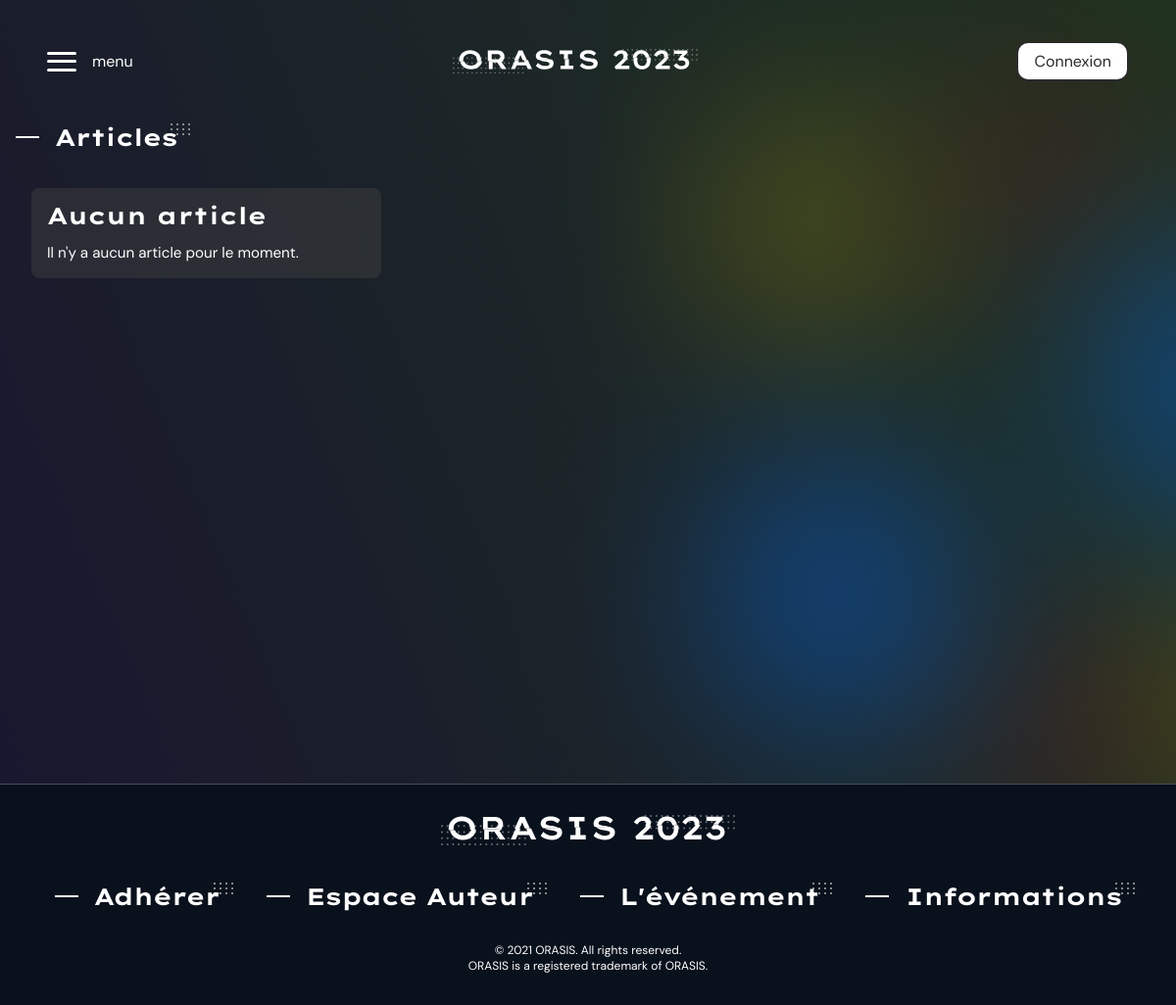
Page /articles on the earlier database version.
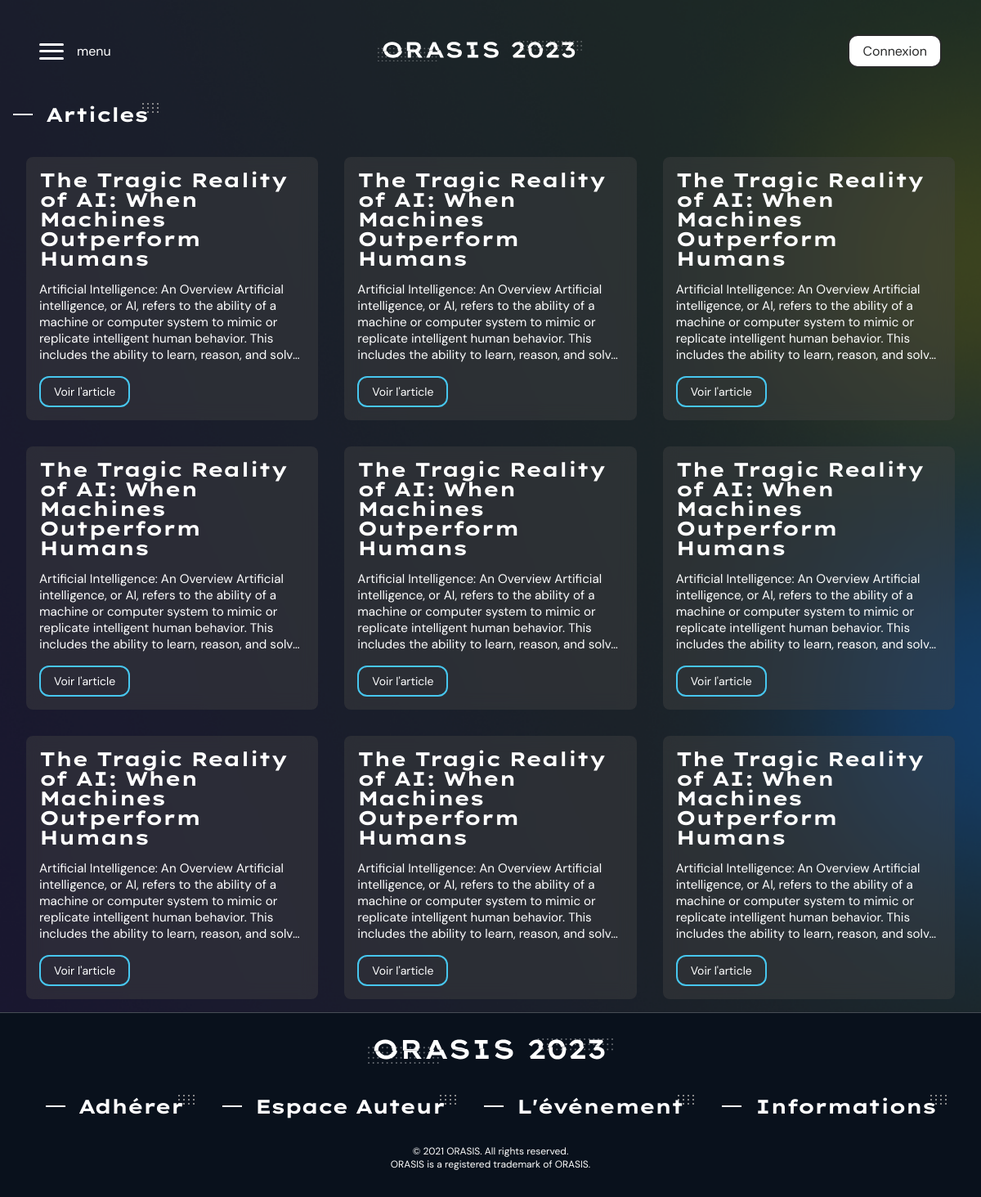
Same page on the later database version.
### tables this page shows
CREATE TABLE IF NOT EXISTS `written` (
  `writtenId` int NOT NULL AUTO_INCREMENT,
  `writtenDate` datetime NOT NULL DEFAULT CURRENT_TIMESTAMP,
  `writtenUserId` int NOT NULL,
  `writtenArticleId` int NOT NULL,
  `writtenStatus` varchar(32) NOT NULL DEFAULT 'pending',
  PRIMARY KEY (`writtenId`),
  KEY `written_by` (`writtenUserId`),
  KEY `written_article` (`writtenArticleId`)
);

CREATE TABLE IF NOT EXISTS `articles` (
  `articleId` int NOT NULL AUTO_INCREMENT,
  `articleTitle` varchar(512) NOT NULL,
  `articleText` text NOT NULL,
  PRIMARY KEY (`articleId`)
);

### articles.php (the view, shortened to what this page needs)
<?php
include_once 'config/config.php';
?>
<!DOCTYPE html>
<html lang="fr">
<head>
    <link rel=" stylesheet" href="assets/style/style.css" />
</head>
<body id="articles_body">
    <?php include_once 'assets/includes/_navbar.php' ?>
    <div class="container">
        <h1>Articles</h1>
        <br>
        <?php
        $sql = "SELECT * FROM articles, written WHERE articles.articleId = written.writtenArticleId AND written.writtenStatus = 'published'";
        $stmt = $pdo->prepare($sql);
        $stmt->execute();
        $articles = $stmt->fetchAll(PDO::FETCH_ASSOC);
        ?>
        <div class="articles_grid">
            <?php
            if (!empty($articles)) {
                for ($i = 0; $i < 9; $i++) {
                    foreach ($articles as $article) {
                        echo '<div class="card">';
                        echo '<div class="card-body">';
                        echo '<h5 class="card-title">' . $article['articleTitle'] . '</h5>';
                        echo '<div class="card-text">' . $article['articleText'] . '</div>';
                        echo '<a href="article?id=' . $article['articleId'] . '" class="btn btn-primary card-link">Voir l\'article</a>';
                        echo '</div>';
                        echo '</div>';
                    }
                }
            } else {
                echo '<div class="card">';
                echo '<div class="card-body">';
                echo '<h5 class="card-title">Aucun article</h5>';
                echo '<p class="card-text">Il n\'y a aucun article pour le moment.</p>';
                echo '</div>';
                echo '</div>';
            }
            ?>
        </div>
    </div>
</body>
</html>

### assets/includes/_navbar.php (shortened to what this page needs)
<div class="landing-header">
  <div class="landing-header-container">
    <div id="menu-button" class="landing-button-left">
      <div class="burger-menu"><span></span><span></span><span></span></div>
      <span data-modal="#main-menu" id="modal-button">menu</span>
    </div>
    <a href="/" class="landing-logo">
    </a>
    <div class="landing-button-right">
      <?php
      if (!empty($_SESSION) && isset($_SESSION)) {
        echo '<a href="espace-perso" class="btn btn-white">Espace perso</a>';
      } else {
        echo '<a href="connexion" class="btn btn-white">Connexion</a>';
      }
      ?>
    </div>
  </div>
</div>

Differences in the rows shown:
added written: writtenArticleId.articleTitle "The Tragic Reality of AI: When Machines Outperform Humans", writtenArticleId.articleText "Artificial Intelligence: An Overview Artificial intelligence, or AI, refers to the ability of a machine or computer system to mimic or replicate intelligent human behavior. This includes the ability to learn, reason, and…"
Other differences:
text no longer shown: "Aucun article Il n ' y a aucun article pour le moment."
